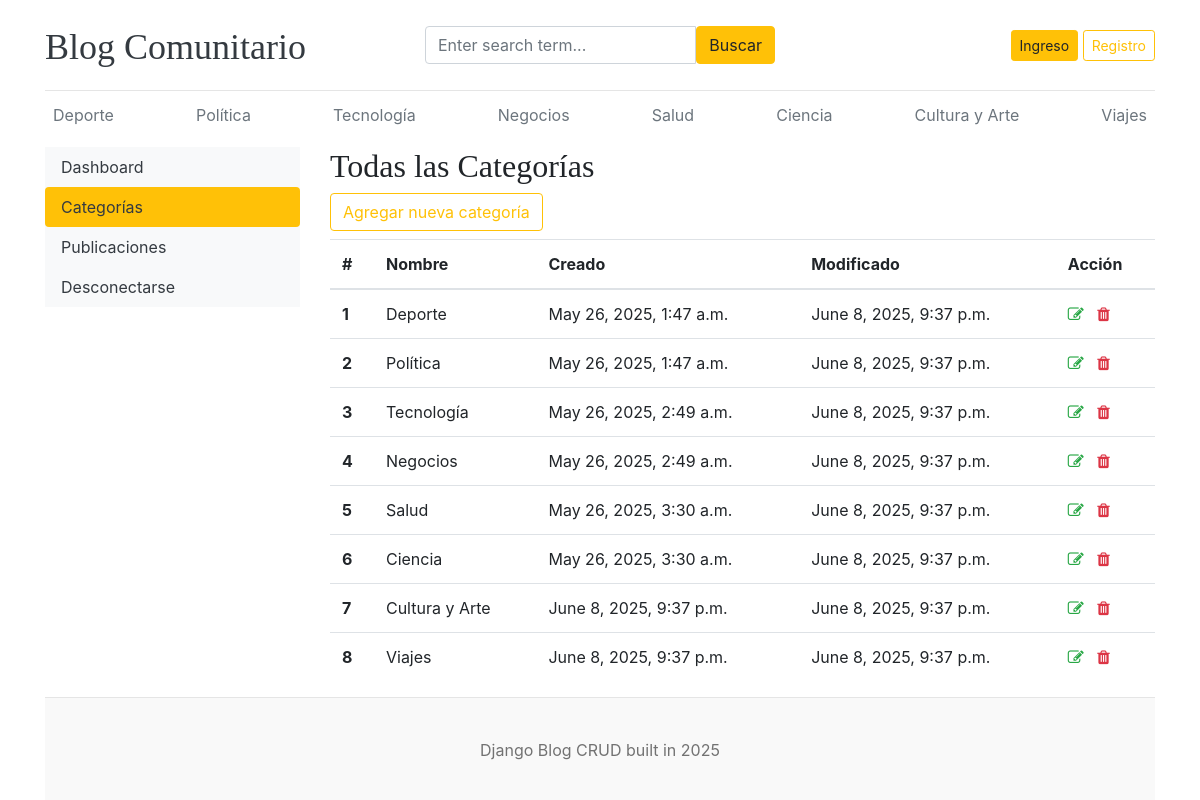
/dashboard/categories/, run on the app's committed database.
### blogs/models.py (models this page shows)
class Category(models.Model):
    category_name = models.CharField(max_length=50, unique=True)
    created_at = models.DateTimeField(auto_now_add=True)
    updated_at = models.DateTimeField(auto_now=True)
    class Meta:
        verbose_name_plural = "Categories"
    def __str__(self):
        return self.category_name

### dashboards/views.py (the view)
# urls.py: path('categories/', views.categories, name='categories'),
def categories(request):
    return render(request, 'dashboard/categories.html')

### blogs/context_processors.py (called while the page is built)
def get_categories(request):
    categories = Category.objects.all()
    return dict(categories=categories)

def get_social_links(request):
    social_links = SocialLink.objects.all()
    return dict(social_links=social_links)

### templates/dashboard/categories.html (shortened to what this page needs)
{% extends 'base.html' %}
{% block content %}
<div class="row">
    {% include 'dashboard/sidebar.html' %}
    <div class="col-md-9">
        <h2>Todas las Categorías</h2>
        <a href="{% url 'add_category' %}"><button  type="button" class="btn btn-outline-warning mb-2">Agregar nueva categoría</button></a>
        <table class="table table-hover">
            <thead>
                <tr>
                <th>#</th>
                <th>Nombre</th>
                <th>Creado</th>
                <th>Modificado</th>
                <th>Acción</th>
                </tr>
            </thead>
            <tbody>
            {% for cat in categories %}
                <tr>
                    <th>{{ forloop.counter }}</th>
                    <td>{{ cat }}</td>
                    <td>{{ cat.created_at }}</td>
                    <td>{{ cat.updated_at }}</td>
                    <td>
                        <a href="{% url 'edit_category' cat.id %}"><i class="fa fa-edit text-success"></i></a>
                        <a href="{% url 'delete_category' cat.id %}"><i class="fa fa-trash text-danger"></i></a>
                    </td>
                </tr>
            {% endfor %}
            </tbody>
        </table>
    </div>
</div>
{% endblock %}

### templates/base.html (shortened to what this page needs)
{% load static %}
<!DOCTYPE html>
<html lang="en">
<head>
    <link href="https://getbootstrap.com/docs/4.0/dist/css/bootstrap.min.css" rel="stylesheet">
    <link href="{% static 'css/blog.css' %}" rel="stylesheet">
    <link rel="stylesheet" href="https://cdnjs.cloudflare.com/ajax/libs/font-awesome/4.7.0/css/font-awesome.min.css">
  </head>
<body>
    <div class="container">
      <header class="blog-header py-3">
        <div class="row flex-nowrap justify-content-between align-items-center">
          <div class="col-4 pt-1">
            <a class="blog-header-logo text-dark" href="/">Blog Comunitario</a>
          </div>
          <div class="col-4">
            <form action="{% url 'search' %}" method="GET">
              <div class="input-group">
                <input class="form-control" type="text" name="keyword" value="{{ keyword }}" placeholder="Enter search term..." aria-label="Enter search term..." aria-describedby="button-search" />
                <button type="submit" class="btn btn-warning" id="button-search" type="button">Buscar</button>
              </div>
            </form>
          </div>
          <div class="col-4 d-flex justify-content-end align-items-center">
            {% if not user.is_authenticated %}
            <a class="btn btn-sm btn-warning" href="{% url 'login' %}">Ingreso</a> &nbsp;
            <a class="btn btn-sm btn-outline-warning" href="{% url 'register' %}">Registro</a>
            {% else %}
            <span><a href="{% url 'dashboard' %}" class="text-dark">Panel de Control</a></span>
            &emsp;
            <span><a href="{% url 'logout' %}" class="text-dark">Cerrar Sesión</a></span>
            {% endif %}
          </div>
        </div>
      </header>
      <div class="nav-scroller py-1 mb-2">
        <nav class="nav d-flex justify-content-between">
          {% for cat in categories %}
          <a class="p-2 text-muted" href="{% url 'posts_by_category' cat.id %}">{{ cat.category_name}}</a>
          {% endfor %}
        </nav>
      </div>
{% block content %}
{% endblock %}
 <footer class="blog-footer">
  <p>Django Blog CRUD built in 2025 </p>
</footer>
</body>
</html>

### blog_main/static/css/blog.css (style rules this page uses)
.blog-header { border-bottom: 1px solid #e5e5e5; }
.blog-header-logo { font-family: "Playfair Display", Georgia, "Times New Roman", serif; font-size: 2.25rem; }
h1, h2, h3, h4, h5, h6 { font-family: "Playfair Display", Georgia, "Times New Roman", serif; }
.blog-footer { padding: 2.5rem 0; color: #727272; text-align: center; background-color: #f9f9f9; border-top: .05rem solid #e5e5e5; }
.blog-footer p:last-child { margin-bottom: 0; }

### data on the page
Category: category_name "Deporte", created_at "May 26, 2025, 1:47 a.m.", updated_at "June 8, 2025, 9:37 p.m."
Category: category_name "Política", created_at "May 26, 2025, 1:47 a.m.", updated_at "June 8, 2025, 9:37 p.m."
Category: category_name "Tecnología", created_at "May 26, 2025, 2:49 a.m.", updated_at "June 8, 2025, 9:37 p.m."
Category: category_name "Negocios", created_at "May 26, 2025, 2:49 a.m.", updated_at "June 8, 2025, 9:37 p.m."
Category: category_name "Salud", created_at "May 26, 2025, 3:30 a.m.", updated_at "June 8, 2025, 9:37 p.m."
Category: category_name "Ciencia", created_at "May 26, 2025, 3:30 a.m.", updated_at "June 8, 2025, 9:37 p.m."
Category: category_name "Cultura y Arte", created_at "June 8, 2025, 9:37 p.m.", updated_at "June 8, 2025, 9:37 p.m."
Category: category_name "Viajes", created_at "June 8, 2025, 9:37 p.m.", updated_at "June 8, 2025, 9:37 p.m."
